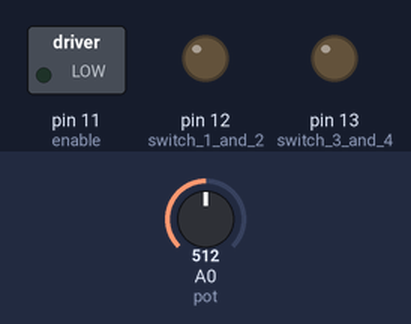
Recording of a sketch running on a simulated Arduino Uno, built with avr-gcc and run on an emulated ATmega328P. Parts: switched loads named in the sketch (green lamp = pin HIGH), output pins drawn as LEDs (lit = HIGH). The inputs (shaded band) are chosen by the test bench; at power-on: A0 (pot) = 512.

Above: at 1.3 s.
1.4 s: A0 (pot) set to 716
At 1.9 s:
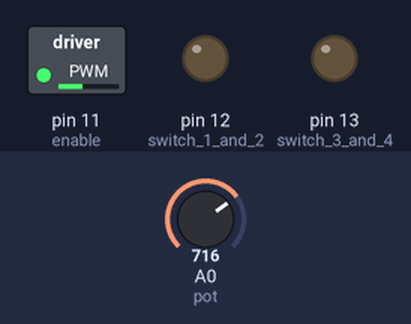
3.0 s: A0 (pot) set to 900
At 4.2 s:
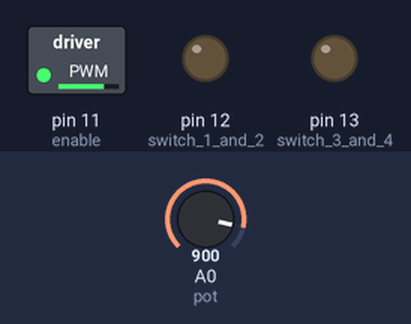
4.5 s: A0 (pot) set to 502
At 5.4 s:
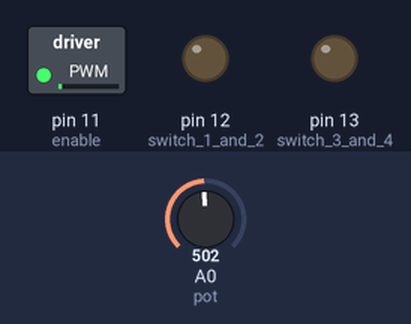
Timing chart, 0 to 7.5 s (numbered marks = the images above; inputs shaded):
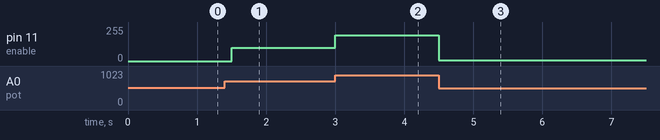

Measured:
- after the input at 1.4 s, pin 11 (enable): 0/255 → 101/255 after 0.10 s
- after the input at 3.0 s, pin 11 (enable): 101/255 → 193/255 at once
- after the input at 4.5 s, pin 11 (enable): 193/255 → 4/255 at once

The sketch:

motor_with_pot_and_direction.ino
```cpp
const int switch_1_and_2 = 12;
const int switch_3_and_4 = 13;
const int enable = 11;
const int pot = A0;

void setup(){
    pinMode(switch_1_and_2, OUTPUT);
    pinMode(switch_3_and_4, OUTPUT);
    pinMode(enable, OUTPUT);
    pinMode(pot, INPUT);
    digitalWrite(switch_1_and_2, LOW);
    digitalWrite(switch_3_and_4, LOW);
}

void loop(){
    int analog_value = analogRead(pot);
    int duty = 0;
    if (analog_value < 512){
      duty = map(512 - analog_value, 0, 512, 0, 255);
    } else {
      duty = map(analog_value, 512, 1023, 0, 255);
    }
    analogWrite(enable, duty);
    delay(500);
}
```
